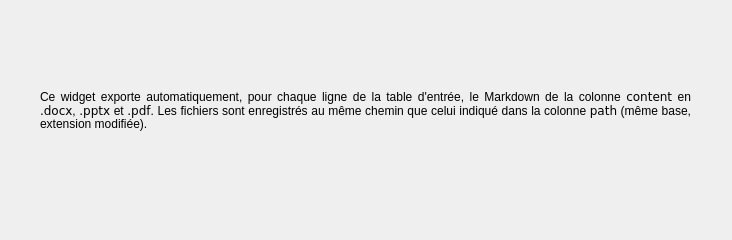
<?xml version="1.0" encoding="UTF-8"?>
<ui version="4.0">
 <class>Form</class>
 <widget class="QWidget" name="Form">
  <property name="geometry">
   <rect>
    <x>0</x>
    <y>0</y>
    <width>732</width>
    <height>240</height>
   </rect>
  </property>
  <property name="windowTitle">
   <string>Export markdown</string>
  </property>
  <widget class="QLabel" name="Description">
   <property name="geometry">
    <rect>
     <x>40</x>
     <y>40</y>
     <width>651</width>
     <height>141</height>
    </rect>
   </property>
   <property name="sizePolicy">
    <sizepolicy hsizetype="Expanding" vsizetype="Expanding">
     <horstretch>0</horstretch>
     <verstretch>0</verstretch>
    </sizepolicy>
   </property>
   <property name="font">
    <font>
     <pointsize>9</pointsize>
    </font>
   </property>
   <property name="text">
    <string>&lt;html&gt;&lt;head/&gt;&lt;body&gt;
    &lt;p align=&quot;justify&quot;&gt;
    Ce widget exporte automatiquement, pour chaque ligne de la table d'entrée, le Markdown de la colonne &lt;code&gt;content&lt;/code&gt; en &lt;code&gt;.docx&lt;/code&gt;, &lt;code&gt;.pptx&lt;/code&gt; et &lt;code&gt;.pdf&lt;/code&gt;.
    Les fichiers sont enregistrés au même chemin que celui indiqué dans la colonne &lt;code&gt;path&lt;/code&gt; (même base, extension modifiée).
    &lt;/p&gt;
    &lt;/body&gt;&lt;/html&gt;</string>
   </property>
   <property name="wordWrap">
    <bool>true</bool>
   </property>
  </widget>
 </widget>
 <resources/>
 <connections/>
</ui>
